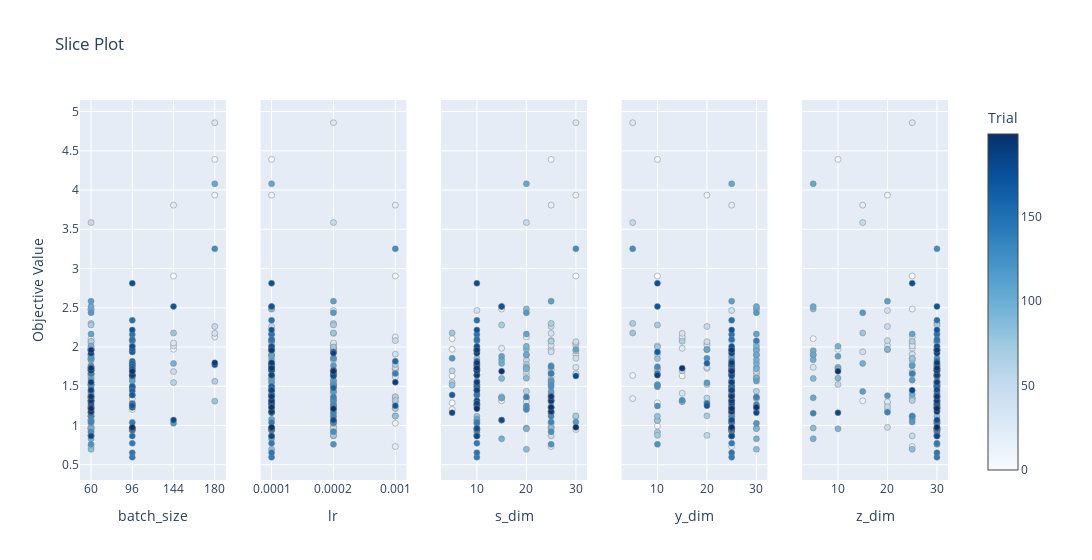
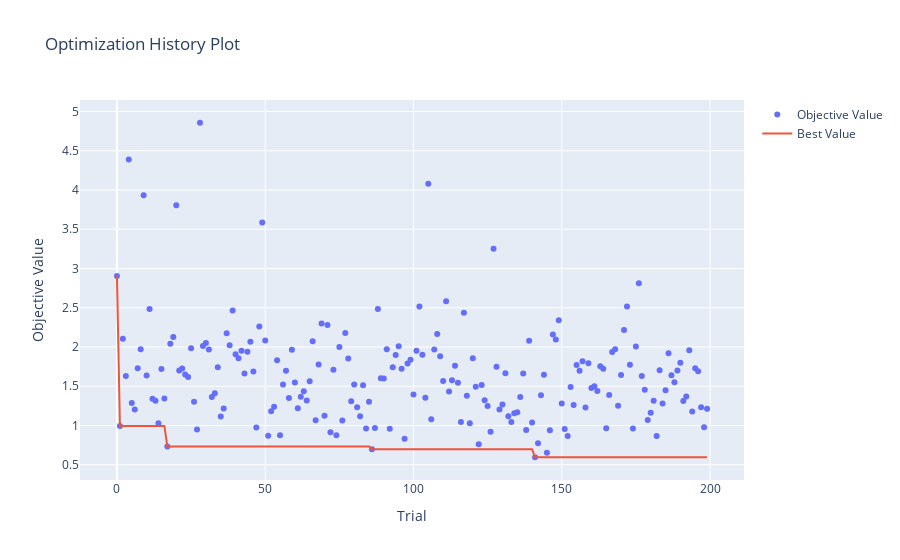

The notebook cell saved with these charts, in order:
### Code cell
print('----------------------  log rank test ----------------------')
fig = plot_slice(study_dict_longrank["HI-VAE_weibull"])
fig.show()

fig = plot_optimization_history(study_dict_longrank["HI-VAE_weibull"])
fig.show()

### Figure 1 — Plotly figure (JSON) as saved in the notebook; plotly's stock layout.template omitted (floating-point values rounded to 4 significant figures; data arrays with more than 128 entries replaced by an {"elided": "..."} marker saying what was removed)
{"data": [{"marker": {"color": {"elided": "200 int values"}, "colorbar": {"title": {"text": "Trial"}, "x": 1, "xpad": 40}, "colorscale": [[0, "rgb(247,251,255)"], [0.125, "rgb(222,235,247)"], [0.25, "rgb(198,219,239)"], [0.375, "rgb(158,202,225)"], [0.5, "rgb(107,174,214)"], [0.625, "rgb(66,146,198)"], [0.75, "rgb(33,113,181)"], [0.875, "rgb(8,81,156)"], [1, "rgb(8,48,107)"]], "line": {"color": "Grey", "width": 0.5}, "showscale": true}, "mode": "markers", "name": "Feasible Trial", "showlegend": false, "type": "scatter", "x": {"elided": "200 int values"}, "xaxis": "x", "y": {"elided": "200 float values"}, "yaxis": "y"}, {"marker": {"color": {"elided": "200 int values"}, "colorbar": {"title": {"text": "Trial"}, "x": 1, "xpad": 40}, "colorscale": [[0, "rgb(247,251,255)"], [0.125, "rgb(222,235,247)"], [0.25, "rgb(198,219,239)"], [0.375, "rgb(158,202,225)"], [0.5, "rgb(107,174,214)"], [0.625, "rgb(66,146,198)"], [0.75, "rgb(33,113,181)"], [0.875, "rgb(8,81,156)"], [1, "rgb(8,48,107)"]], "line": {"color": "Grey", "width": 0.5}, "showscale": false}, "mode": "markers", "name": "Feasible Trial", "showlegend": false, "type": "scatter", "x": {"elided": "200 float values"}, "xaxis": "x2", "y": {"elided": "200 float values"}, "yaxis": "y2"}, {"marker": {"color": {"elided": "200 int values"}, "colorbar": {"title": {"text": "Trial"}, "x": 1, "xpad": 40}, "colorscale": [[0, "rgb(247,251,255)"], [0.125, "rgb(222,235,247)"], [0.25, "rgb(198,219,239)"], [0.375, "rgb(158,202,225)"], [0.5, "rgb(107,174,214)"], [0.625, "rgb(66,146,198)"], [0.75, "rgb(33,113,181)"], [0.875, "rgb(8,81,156)"], [1, "rgb(8,48,107)"]], "line": {"color": "Grey", "width": 0.5}, "showscale": false}, "mode": "markers", "name": "Feasible Trial", "showlegend": false, "type": "scatter", "x": {"elided": "200 int values"}, "xaxis": "x3", "y": {"elided": "200 float values"}, "yaxis": "y3"}, {"marker": {"color": {"elided": "200 int values"}, "colorbar": {"title": {"text": "Trial"}, "x": 1, "xpad": 40}, "colorscale": [[0, "rgb(247,251,255)"], [0.125, "rgb(222,235,247)"], [0.25, "rgb(198,219,239)"], [0.375, "rgb(158,202,225)"], [0.5, "rgb(107,174,214)"], [0.625, "rgb(66,146,198)"], [0.75, "rgb(33,113,181)"], [0.875, "rgb(8,81,156)"], [1, "rgb(8,48,107)"]], "line": {"color": "Grey", "width": 0.5}, "showscale": false}, "mode": "markers", "name": "Feasible Trial", "showlegend": false, "type": "scatter", "x": {"elided": "200 int values"}, "xaxis": "x4", "y": {"elided": "200 float values"}, "yaxis": "y4"}, {"marker": {"color": {"elided": "200 int values"}, "colorbar": {"title": {"text": "Trial"}, "x": 1, "xpad": 40}, "colorscale": [[0, "rgb(247,251,255)"], [0.125, "rgb(222,235,247)"], [0.25, "rgb(198,219,239)"], [0.375, "rgb(158,202,225)"], [0.5, "rgb(107,174,214)"], [0.625, "rgb(66,146,198)"], [0.75, "rgb(33,113,181)"], [0.875, "rgb(8,81,156)"], [1, "rgb(8,48,107)"]], "line": {"color": "Grey", "width": 0.5}, "showscale": false}, "mode": "markers", "name": "Feasible Trial", "showlegend": false, "type": "scatter", "x": {"elided": "200 int values"}, "xaxis": "x5", "y": {"elided": "200 float values"}, "yaxis": "y5"}], "layout": {"title": {"text": "Slice Plot"}, "width": 1500, "xaxis": {"anchor": "y", "categoryarray": [60, 96, 144, 180], "categoryorder": "array", "domain": [0, 0.168], "title": {"text": "batch_size"}, "type": "category"}, "xaxis2": {"anchor": "y2", "categoryarray": [0.0001, 0.0002, 0.001], "categoryorder": "array", "domain": [0.208, 0.376], "title": {"text": "lr"}, "type": "category"}, "xaxis3": {"anchor": "y3", "domain": [0.416, 0.584], "title": {"text": "s_dim"}}, "xaxis4": {"anchor": "y4", "domain": [0.624, 0.792], "title": {"text": "y_dim"}}, "xaxis5": {"anchor": "y5", "domain": [0.832, 1], "title": {"text": "z_dim"}}, "yaxis": {"anchor": "x", "domain": [0, 1], "title": {"text": "Objective Value"}}, "yaxis2": {"anchor": "x2", "domain": [0, 1], "matches": "y", "showticklabels": false}, "yaxis3": {"anchor": "x3", "domain": [0, 1], "matches": "y", "showticklabels": false}, "yaxis4": {"anchor": "x4", "domain": [0, 1], "matches": "y", "showticklabels": false}, "yaxis5": {"anchor": "x5", "domain": [0, 1], "matches": "y", "showticklabels": false}}}

### Figure 2 — Plotly figure (JSON) as saved in the notebook; plotly's stock layout.template omitted (floating-point values rounded to 4 significant figures; data arrays with more than 128 entries replaced by an {"elided": "..."} marker saying what was removed)
{"data": [{"mode": "markers", "name": "Objective Value", "type": "scatter", "x": {"elided": "200 int values"}, "y": {"elided": "200 float values"}}, {"mode": "lines", "name": "Best Value", "type": "scatter", "x": {"elided": "200 int values"}, "y": {"elided": "200 float values"}}, {"marker": {"color": "#cccccc"}, "mode": "markers", "name": "Infeasible Trial", "showlegend": false, "type": "scatter", "x": [], "y": []}], "layout": {"title": {"text": "Optimization History Plot"}, "xaxis": {"title": {"text": "Trial"}}, "yaxis": {"title": {"text": "Objective Value"}}}}
